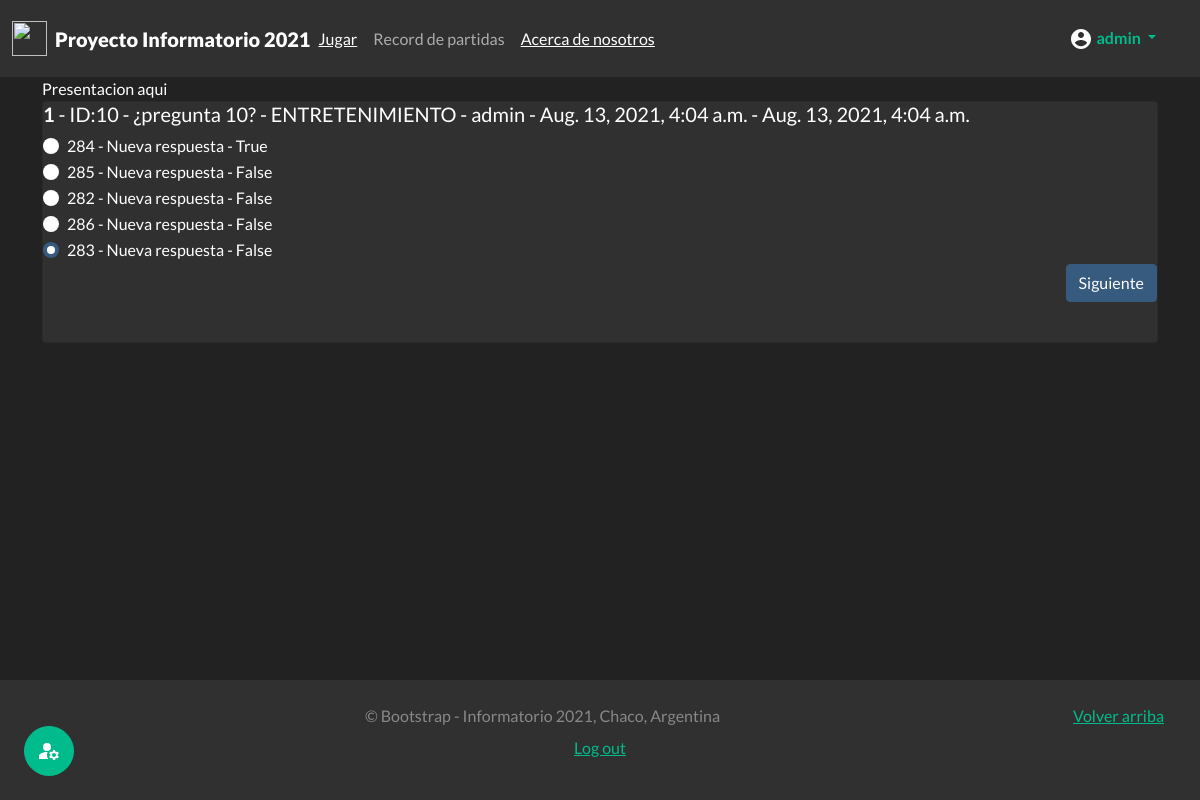
The page /partida/jugar/ (signed in) on the database its author committed.
### juego_chaco/models.py (models this page shows, shortened)
class Pregunta(models.Model):
    autor = models.ForeignKey(User, on_delete=models.CASCADE) #modificar mas adelante
    pregunta = models.CharField(max_length=500)
    clasificacion = models.CharField(max_length=30,choices=Clasificacion.choices,default=Clasificacion.GEOGRAFIA,)
    fecha_creacion = models.DateTimeField(auto_now_add=True, editable=False)
    fecha_modificacion = models.DateTimeField(auto_now=True)

class Respuesta(models.Model):
    id_pregunta=models.ForeignKey(Pregunta, on_delete=models.CASCADE)
    es_correcta=models.BooleanField(default=False)
    respuesta=models.CharField(max_length=500)

### juego_chaco/views.py (the view, shortened to what this page needs)
# urls.py: path('jugar/',views.jugar,name="jugar"),
@login_required(login_url="login")
def jugar(request,cant=0,temas=0):
    cant = request.GET.get('level', 0)
    temas = request.GET.get('temas', 0)
    lista_respuestas=generar_cuestionario((5+int(cant)),temas) #generar un cuestionario con 5 preguntas
    context={"juego":lista_respuestas}
    return render(request,'juego/jugar.html',context)

### juego_chaco/views.py (called while the page is built)
def generar_cuestionario(cantidad,temas):
    if temas: #si se definieron temas
        temas=temas.split('!')[0:-1]
        random_preguntas=Pregunta.objects.filter(clasificacion__in=temas).order_by('?')[:cantidad]
    else: #si no se definieron temas
        random_preguntas=Pregunta.objects.order_by('?')[:cantidad]
    lista_respuestas={}
    numero_pregunta=1 #siempre habrá una pregunta como mínimo
    for i in random_preguntas:
        i_respuestas=Respuesta.objects.filter(id_pregunta=i.pk).order_by('?')
        lista_respuestas[i]=[numero_pregunta,i_respuestas]
        numero_pregunta+=1
    return lista_respuestas

### templates/juego/jugar.html (shortened to what this page needs)
{% extends 'base.html' %}
{% load static %}
{% block content %}
<div class="container">
    <form name="myForm" method="POST">
        <div class="mi-separador inicio">
            Presentacion aqui
        </div>
        {% for i,j in juego.items %}
        <div class="mi-separador card h-100 pregunta" id="{{j.0}}">
            <h5 class="card-title"><b>{{j.0}}</b> - ID:{{i.pk}} - ¿{{i.pregunta}}? - {{i.clasificacion}} - {{i.autor}} - {{i.fecha_creacion}} - {{i.fecha_modificacion}}</h5>
            {% for r in j.1%}
            <div class="form-check">
                <input required class="form-check-input" checked="checked" type="radio" name="RadioRespuesta_{{j.0}}" id="RespuestaInput_{{r.pk}}" value="{{r.pk}}" >
                <label class="form-check-label" for="RespuestaInput_{{r.pk}}">{{r.pk}} - {{r.respuesta}} - {{r.es_correcta}}</label>
            </div>
            {% endfor %}
            <div class="text-right" style="margin-top: auto;">
                <button type="button" class="btn btn-secondary prev">Anterior</button> <button type="button" class="btn btn-primary next">Siguiente</button>
            </div>
        </div>
        {% endfor %}
    </form>
</div>
{% endblock  %}

### templates/partials/_header.html (shortened to what this page needs)
{% load static %}
<header class="sticky-top">
  <nav class="navbar navbar-expand-md navbar-dark bg-dark">
    <div class="container-fluid">
      <a href={% url 'home'%} class="navbar-brand d-flex align-items-center" style="margin-right: 0px">
        <img class="me-2" src={% static 'img/w_logo.png' %} alt="" width="35" height="35">
        <div class="navbar-collapse collapse">
          <strong><b>Proyecto Informatorio 2021</b></strong>
        </div>
      </a>
      <div class="navbar-collapse collapse" id="navbarHeader">
        <ul class="navbar-nav me-auto mb-2 mb-md-0">
          <li class="nav-link"><a href={% url 'nuevo-juego' %} class="text-white">Jugar</a></li>
          <li class="nav-link"><a href='#' class="text-white"></a>Record de partidas</li>
          <li class="nav-link"><a href={% url 'nosotros' %} class="text-white">Acerca de nosotros</a></li>
        </ul>
      </div>
      {% if user.is_authenticated %}
      <li class="nav-link dropdown p-0">
        <a href="#" class="nav-link dropdown-toggle active" id="navbarDropdownUserInfo" role="button" data-bs-toggle="dropdown" aria-expanded="false">
          <b>{{user.username}}</b>
        </a>
      </li>
      {% else %}
      <li class="nav-link p-0"><a href={% url 'login'%} class="text-white small">Iniciar sesion</a><a> / </a><a href={% url 'register'%} class="btn btn-success btn-sm"><b>Registrarse</b></a></li>
      {% endif %}
    </div>
  </nav>
</header>

### Proyecto_InfoCh2021/static/css/main.css (style rules this page uses)
.text-right { text-align:right!important }

### Proyecto_InfoCh2021/static/css/sidebars.css (style rules this page uses)
.dropdown-toggle { outline: 0; }

### rows shown on the page
Pregunta: autor "1", pk "10", pregunta "pregunta 10", clasificacion "ENTRETENIMIENTO", autor "admin", fecha_creacion "Aug. 13, 2021, 4:04 a.m.", fecha_modificacion "Aug. 13, 2021, 4:04 a.m."
Respuesta: pk "284", respuesta "Nueva respuesta", es_correcta "True"
Respuesta: pk "285", respuesta "Nueva respuesta", es_correcta "False"
Respuesta: pk "282", respuesta "Nueva respuesta", es_correcta "False"
Respuesta: pk "286", respuesta "Nueva respuesta", es_correcta "False"
Respuesta: pk "283", respuesta "Nueva respuesta", es_correcta "False"

### other values the page prints
{{ user.username }} "admin"
